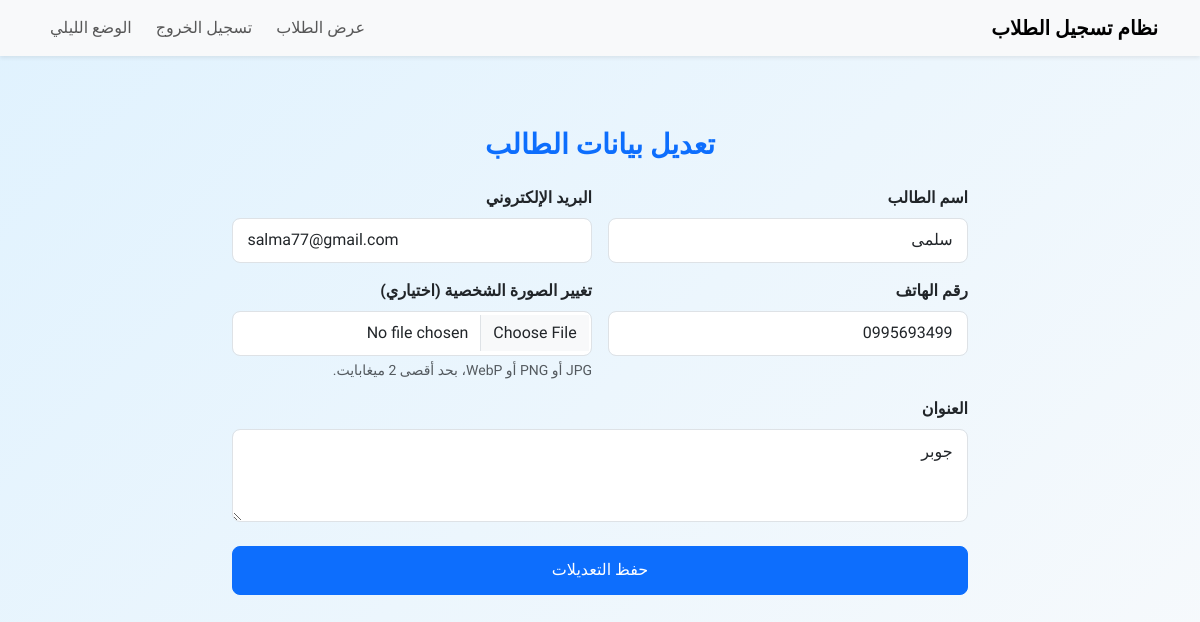
The app's page /update_student.php?id=2 (signed in) with its own data.
### tables this page shows
CREATE TABLE `students` (
  `id` int(11) NOT NULL,
  `name` varchar(100) NOT NULL,
  `email` varchar(100) NOT NULL,
  `phone` varchar(15) DEFAULT NULL,
  `address` text,
  `profile_picture` varchar(255) DEFAULT NULL,
  `created_at` timestamp NOT NULL DEFAULT CURRENT_TIMESTAMP
);

### update_student.php (the view, shortened to what this page needs)
<?php
require_once "database.php";
$id = filter_input(INPUT_GET, "id", FILTER_VALIDATE_INT);
$sql = "SELECT * FROM students WHERE id = :id";
$stmt = $pdo->prepare($sql);
$stmt->execute([":id" => $id]);
$student = $stmt->fetch(PDO::FETCH_ASSOC);
?>
<!DOCTYPE html>
<html lang="ar" dir="rtl">
<head>
    <link href="https://cdn.jsdelivr.net/npm/bootstrap@5.3.3/dist/css/bootstrap.rtl.min.css" rel="stylesheet">
    <link rel="stylesheet" href="style.css">
</head>
<body>
<nav class="navbar navbar-expand-lg bg-body-tertiary shadow-sm mb-4">
    <div class="container">
        <a class="navbar-brand fw-bold" href="index.html">نظام تسجيل الطلاب</a>
        <div class="collapse navbar-collapse" id="mainNav">
            <ul class="navbar-nav ms-auto align-items-lg-center gap-lg-2">
                       <li class="nav-item"><a class="nav-link" href="view_students.php">عرض الطلاب</a></li>
                <li class="nav-item"><a class="nav-link text-" href="logout.php">تسجيل الخروج</a></li>
                <li class="nav-item">
                    <button  id="theme-toggle" class="nav-link text" role="button"></button>
                </li>
            </ul>
        </div>
    </div>
</nav>
    <div class="container py-5">
        <div class="row justify-content-center">
            <div class="col-12 col-md-10 col-lg-8">
                <header class="text-center mb-4">
                    <h1 class="h3 fw-bold page-title">تعديل بيانات الطالب</h1>
                </header>
                <main >
                    <form
                        method="POST"
                        action="update_student.php?id=<?= (int) $id ?>"
                        enctype="multipart/form-data"
                    >
                        <div class="row g-3">
                            <div class="col-12 col-md-6">
                                <label for="name" class="form-label fw-semibold">اسم الطالب</label>
                                <input
                                    type="text"
                                    class="form-control"
                                    id="name"
                                    name="name"
                                    value="<?= htmlspecialchars($student['name'], ENT_QUOTES, 'UTF-8') ?>"
                                    required
                                >
                            </div>
                            <div class="col-12 col-md-6">
                                <label for="email" class="form-label fw-semibold">البريد الإلكتروني</label>
                                <input
                                    type="email"
                                    class="form-control"
                                    id="email"
                                    name="email"
                                    value="<?= htmlspecialchars($student['email'], ENT_QUOTES, 'UTF-8') ?>"
                                    required
                                >
                            </div>
                            <div class="col-12 col-md-6">
                                <label for="phone" class="form-label fw-semibold">رقم الهاتف</label>
                                <input
                                    type="text"
                                    class="form-control"
                                    id="phone"
                                    name="phone"
                                    value="<?= htmlspecialchars($student['phone'] ?? '', ENT_QUOTES, 'UTF-8') ?>"
                                >
                            </div>
                            <div class="col-12 col-md-6">
                                <label for="profile_picture" class="form-label fw-semibold">تغيير الصورة الشخصية (اختياري)</label>
                                <input
                                    type="file"
                                    class="form-control"
                                    id="profile_picture"
                                    name="profile_picture"
                                    accept="image/jpeg,image/png,image/webp"
                                >
                                <div class="form-text">JPG أو PNG أو WebP، بحد أقصى 2 ميغابايت.</div>
                            </div>
                            <div class="col-12">
                                <label for="address" class="form-label fw-semibold">العنوان</label>
                                <textarea
                                    class="form-control"
                                    id="address"
                                    name="address"
                                    rows="3"
                                    required
                                ><?= htmlspecialchars($student['address'] ?? '', ENT_QUOTES, 'UTF-8') ?></textarea>
                            </div>
                        </div>
                        <div class="mt-4">
                            <button type="submit" name="update" class="btn btn-primary btn-submit w-100">حفظ التعديلات</button>
                        </div>
                    </form>
                </main>
            </div>
        </div>
    </div>
</body>
</html>

### style.css (style rules this page uses)
body { font-family: 'Tajawal', sans-serif; min-height: 100vh; background: linear-gradient(135deg, #e0f2fe 0%, #f8fafc 100%); }
.page-title { color: #0d6efd; }
.form-control { padding: 0.6rem 0.9rem; border-radius: 0.5rem; }
.btn-submit { padding: 0.7rem; font-weight: 500; border-radius: 0.5rem; }

### records on screen
students: name "سلمى", email "salma77@gmail.com", phone "0995693499", address "جوبر"
